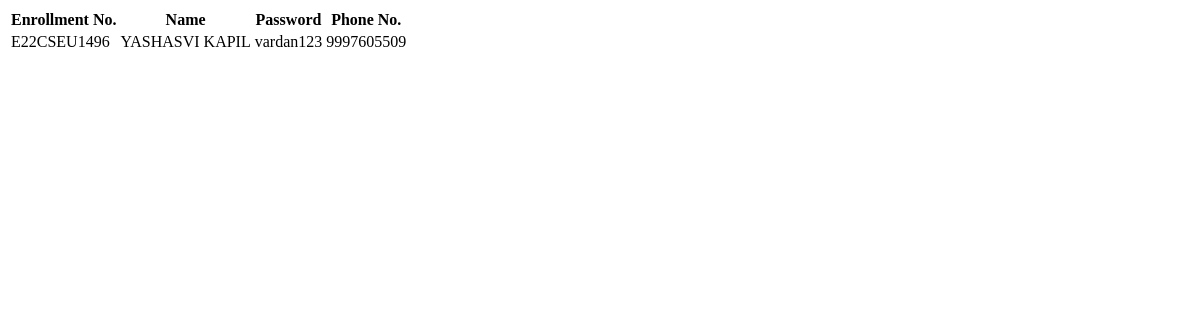
/table, run on an earlier commit of the app's database.
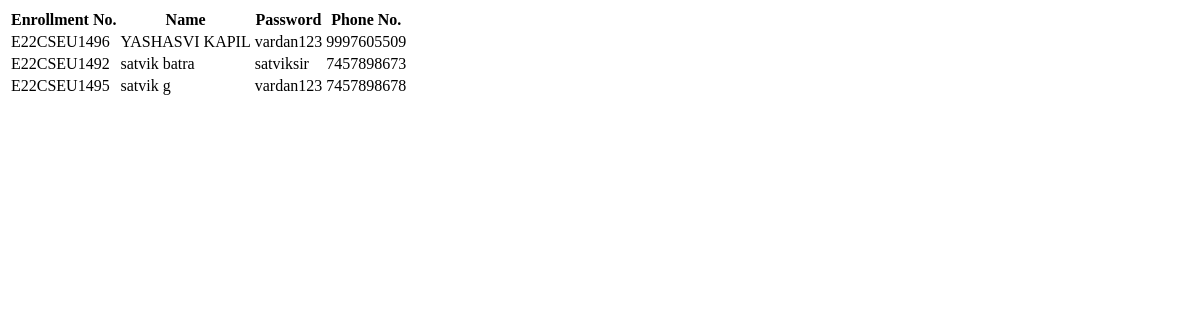
And on a later commit of the database.
### tables this page shows
CREATE TABLE USERS(
ID VARCHAR  PRIMARY KEY NOT NULL,
NAME VARCHAR NOT NULL,
PASSWORD VARCHAR NOT NULL,
MOBILE VARCHAR
);

### main/routes.py (the view)
@app.route("/table")
def table():
    db=sqlite3.connect("USERS.db")
    curr=db.cursor()
    curr.execute('select * from users')
    result=curr.fetchall()
    return render_template("table.html", items=result)

### main/templates/table.html (shortened to what this page needs)
<!DOCTYPE html>
<html lang="en">
  <head>
  </head>
  <body>
    <table>
      <tr>
        <th>Enrollment No.</th>
        <th>Name</th>
        <th>Password</th>
        <th>Phone No.</th>
      </tr>
      {% for i in items %}
      <tr>
        <td>{{ i[0] }}</td>
        <td>{{ i[1] }}</td>
        <td>{{ i[2] }}</td>
        <td>{{ i[3] }}</td>
      </tr>
      {% endfor %}
    </table>
  </body>
</html>

What changed in the data, as far as the page shows it:
added USERS: ID "E22CSEU1492", NAME "satvik batra", PASSWORD "satviksir", MOBILE "7457898673"
added USERS: ID "E22CSEU1495", NAME "satvik g", PASSWORD "vardan123", MOBILE "7457898678"
